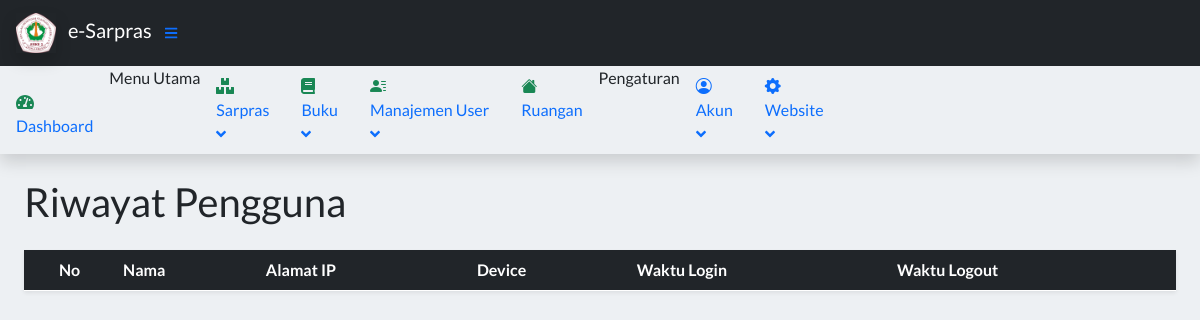
/index.php?page=LoginLog (signed in), run on an earlier commit of the app's database.
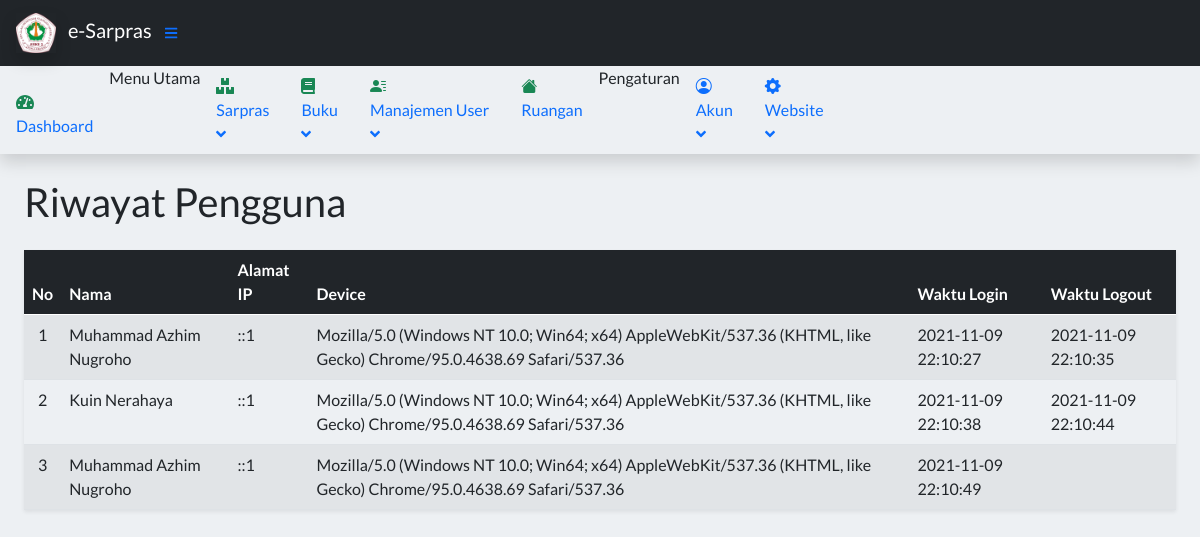
And on a later commit of the database.
### tables this page shows
CREATE TABLE `tloginlog` (
  `idLoginLog` int(11) NOT NULL,
  `linkUser` int(11) NOT NULL,
  `ipUser` varchar(255) NOT NULL,
  `agenUser` varchar(255) NOT NULL,
  `waktuLogin` datetime NOT NULL,
  `waktuLogout` datetime DEFAULT NULL
);

CREATE TABLE `tuser` (
  `idUser` int(11) NOT NULL,
  `username` varchar(30) NOT NULL,
  `password` varchar(255) NOT NULL,
  `role` enum('Superuser','Administrator','Guest') NOT NULL,
  `nik` varchar(16) DEFAULT NULL,
  `nama` varchar(30) NOT NULL,
  `fotoProfil` varchar(255) DEFAULT 'person-fill.svg',
  `gender` enum('Laki-laki','Perempuan') NOT NULL,
  `agama` enum('Budha','Hindu','Islam','Katholik','Kristen') NOT NULL,
  `telpon` varchar(13) DEFAULT NULL,
  `email` varchar(30) DEFAULT NULL,
  `tanggalLahir` date DEFAULT NULL,
  `alamat` varchar(50) DEFAULT NULL,
  `status` enum('Kepala Sekolah','Wakil Kepala Sekolah','Kepala Lab','Guru') DEFAULT NULL,
  `isDeleted` tinyint(1) NOT NULL DEFAULT 0
);

### contents/loginlog.php (the view, shortened to what this page needs)
<?php
	require_once 'config/connect.php';
	$loginlogs = mysqli_query($db, "SELECT * FROM tloginlog");
?>
<main>
    <div class="container-fluid px-4">
        <h1 class="mt-4 mb-4">Riwayat Pengguna</h1>
        <div class="mb-3">
            <table id="example" class="display wrap table-striped table shadow-sm" style="width:100%">
                <thead class="table-dark">
                    <tr>
                        <th class="text-center">No</th>
                        <th>Nama</th>
                        <th>Alamat IP</th>
                        <th>Device</th>
                        <th>Waktu Login</th>
                        <th>Waktu Logout</th>
                    </tr>
                </thead>
                <tbody class="">
                    <?php $count = 1; ?>
                    <?php foreach($loginlogs as $loginlog) : ?>
                		<tr>
                			<td class="text-center"><?= $count; ?></td>
                            <?php
                            $linkUser = $loginlog['linkUser'];
                            $query = mysqli_query($db, "SELECT * FROM tuser WHERE idUser = $linkUser");
                            $namelog = mysqli_fetch_assoc($query);
                            ?>
                            <td><?= $namelog['nama'];?></td>
                            <td><?= $loginlog['ipUser']; ?></td>
                			<td><?= $loginlog['agenUser']; ?></td>
                            <td><?= $loginlog['waktuLogin']; ?></td>
                            <td><?= $loginlog['waktuLogout']; ?></td>
                		</tr>
                        <?php $count++ ?>
                    <?php endforeach; ?>
                </tbody>
            </table>
        </div>
    </div>
</main>

### index.php (shortened to what this page needs)
<!DOCTYPE html>
<html lang="en">
<head>
        <link rel="stylesheet" href="https://cdn.jsdelivr.net/npm/bootstrap-icons@1.5.0/font/bootstrap-icons.css">
        <link href="Assets/css/indexstyles.css" rel="stylesheet" />
        <link rel="stylesheet" href="Assets/css/index.css">
        <link rel="stylesheet" type="text/css" href="https://cdnjs.cloudflare.com/ajax/libs/twitter-bootstrap/5.0.1/css/bootstrap.min.css"/>
        <link rel="stylesheet" type="text/css" href="https://cdn.datatables.net/v/bs5/dt-1.11.2/r-2.2.9/datatables.min.css"/>
        <link rel="stylesheet" href="Assets/css/dashboard.css">
</head>
<body class="sb-nav-fixed">
    <?php include 'Assets/templates/navbar.php' ?>
        <div id="layoutSidenav_content">
            <?php
                if( isset($_GET['page']) ) {
                    $page = $_GET['page'];
                    switch ($page) {
                        case 'LoginLog':
                            include 'contents/loginlog.php';
                            break;
                    }
                }else {
                    include 'contents/dashboard.php';
                }
             ?>
        </div>
    </div>
    </body>
</html>

### Assets/templates/navbar.php (shortened to what this page needs)
<nav class="sb-topnav navbar navbar-expand navbar-dark bg-dark ps-3">
        <a class="navbar-brand me-1" href="./">
            <img src="Assets/img/logosmkn2.png" alt="" class="img img-responsive shadow me-2" width="40">
            e-Sarpras
        </a>
        <button class="btn btn-link btn-sm order-1 order-lg-0 me-4" id="sidebarToggle" href="#!"><i class="fas fa-bars"></i></button>
    </nav>
    <div id="layoutSidenav">
        <div id="layoutSidenav_nav">
            <nav class="sb-sidenav accordion sb-sidenav-dark shadow sidebar" id="sidenavAccordion">
                <div class="sb-sidenav-menu">
                        <div class="nav">
                            <a class="nav-link mt-3" href="./">
                                <div class="sb-nav-link-icon"><i class="fas fa-tachometer-alt text-success"></i></div>
                                Dashboard
                            </a>
                            <div class="sb-sidenav-menu-heading">Menu Utama</div>
                            <a class="nav-link collapsed <?= eclGuest; ?>" href="#" data-bs-toggle="collapse" data-bs-target="#collapseBarang" aria-expanded="false" aria-controls="collapseBarang">
                                <div class="sb-nav-link-icon"><i class="fas fa-boxes text-success"></i></div>
                                Sarpras
                                <div class="sb-sidenav-collapse-arrow"><i class="fas fa-angle-down"></i></div>
                            </a>
                            <a class="nav-link collapsed <?= eclGuest; ?>" href="#" data-bs-toggle="collapse" data-bs-target="#collapseBuku" aria-expanded="false" aria-controls="collapseBuku">
                                <div class="sb-nav-link-icon"><i class="fas fa-book text-success"></i></div>
                                Buku
                                <div class="sb-sidenav-collapse-arrow"><i class="fas fa-angle-down"></i></div>
                            </a>
                            <a class="nav-link collapsed <?= eclAdmin; ?> <?= eclGuest; ?>" href="#" data-bs-toggle="collapse" data-bs-target="#collapseUser" aria-expanded="false" aria-controls="collapseUser">
                                <div class="sb-nav-link-icon"><i class="bi bi-person-lines-fill text-success"></i></div>
                                Manajemen User
                                <div class="sb-sidenav-collapse-arrow"><i class="fas fa-angle-down"></i></div>
                            </a>
                            <a class="nav-link" href="index.php?page=addroom">
                                <div class="sb-nav-link-icon"><i class="bi bi-house-fill text-success"></i></div>
                                Ruangan
                            </a>
                            <div class="sb-sidenav-menu-heading">Pengaturan</div>
                            <a class="nav-link collapsed" href="#" data-bs-toggle="collapse" data-bs-target="#collapseAkun" aria-expanded="false" aria-controls="collapseAkun">
                                <div class="sb-nav-link-icon"><i class="bi bi-person-circle text-primary"></i></div>
                                Akun
                                <div class="sb-sidenav-collapse-arrow"><i class="fas fa-angle-down"></i></div>
                            </a>
                            <a class="nav-link collapsed <?= eclAdmin; ?> <?= eclGuest; ?>" href="#" data-bs-toggle="collapse" data-bs-target="#collapseWeb" aria-expanded="false" aria-controls="collapseWeb">
                                <div class="sb-nav-link-icon"><i class="bi bi-gear-fill text-primary"></i></div>
                                Website
                                <div class="sb-sidenav-collapse-arrow"><i class="fas fa-angle-down"></i></div>
                            </a>
                        </div>
                    </div>
            </nav>
        </div>

### index.php (style rules this page uses)
body { background-color: rgb(237, 240, 243); font-family: 'Lato', sans-serif; }

What changed in the data, as far as the page shows it:
added tloginlog: linkUser.nama "Muhammad Azhim Nugroho", ipUser "::1", agenUser "Mozilla/5.0 (Windows NT 10.0; Win64; x64) AppleWebKit/537.36 (KHTML, like Gecko) Chrome/95.0.4638.69 Safari/537.36", waktuLogin "2021-11-09 22:10:27", waktuLogout "2021-11-09 22:10:35"
added tloginlog: linkUser.nama "Kuin Nerahaya", ipUser "::1", agenUser "Mozilla/5.0 (Windows NT 10.0; Win64; x64) AppleWebKit/537.36 (KHTML, like Gecko) Chrome/95.0.4638.69 Safari/537.36", waktuLogin "2021-11-09 22:10:38", waktuLogout "2021-11-09 22:10:44"
added tloginlog: linkUser.nama "Muhammad Azhim Nugroho", ipUser "::1", agenUser "Mozilla/5.0 (Windows NT 10.0; Win64; x64) AppleWebKit/537.36 (KHTML, like Gecko) Chrome/95.0.4638.69 Safari/537.36", waktuLogin "2021-11-09 22:10:49"
